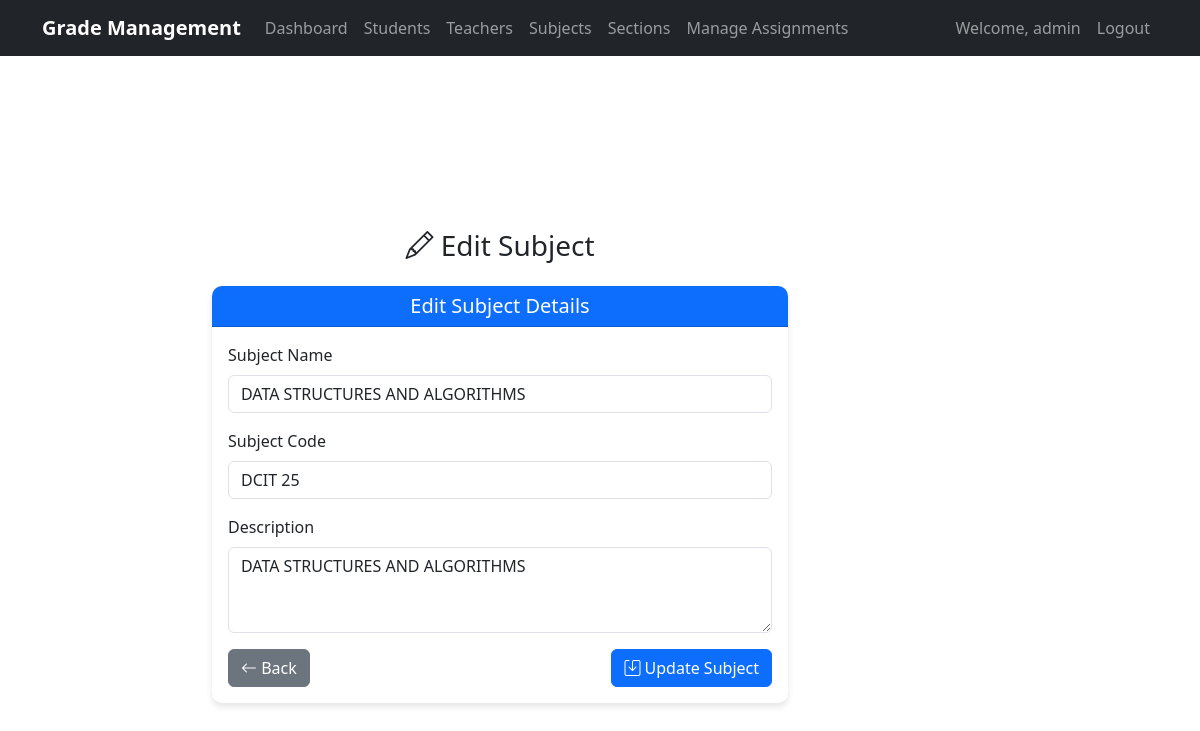
The app's page /admin/edit_subject.php?id=4 (signed in) with its own data.
### tables this page shows
CREATE TABLE `subjects` (
  `subject_id` int(11) NOT NULL,
  `subject_name` varchar(100) NOT NULL,
  `subject_code` varchar(20) NOT NULL,
  `description` text DEFAULT NULL
);

### admin/edit_subject.php (the view, shortened to what this page needs)
<?php
require_once '../config/db.php';
$subject_id = (int) $_GET['id'];
$stmt = $conn->prepare("SELECT * FROM subjects WHERE subject_id = ?");
$stmt->bind_param("i", $subject_id);
$stmt->execute();
$result = $stmt->get_result();
$subject = $result->fetch_assoc();
?>
<!DOCTYPE html>
<html lang="en">
<head>
    <?php include '../includes/header.php'; ?>
</head>
<body>
    <?php include '../includes/navbar.php'; ?>
    <div class="d-flex align-items-center justify-content-center" style="min-height: 100vh;">
        <div class="container" style="max-width: 600px;">
            <div class="row justify-content-center">
                <div class="col-md-12">
                    <h3 class="mb-4 text-center"><i class="bi bi-pencil"></i> Edit Subject</h3>
                    <div class="card">
                        <div class="card-header bg-primary text-white text-center">
                            <h5 class="mb-0">Edit Subject Details</h5>
                        </div>
                        <div class="card-body">
                            <form method="POST">
                                <div class="mb-3">
                                    <label for="subject_name" class="form-label">Subject Name</label>
                                    <input type="text" class="form-control" id="subject_name" name="subject_name"
                                        required value="<?= htmlspecialchars($subject['subject_name']) ?>">
                                </div>
                                <div class="mb-3">
                                    <label for="subject_code" class="form-label">Subject Code</label>
                                    <input type="text" class="form-control" id="subject_code" name="subject_code"
                                        required value="<?= htmlspecialchars($subject['subject_code']) ?>">
                                </div>
                                <div class="mb-3">
                                    <label for="description" class="form-label">Description</label>
                                    <textarea class="form-control" id="description" name="description"
                                        rows="3"><?= htmlspecialchars($subject['description']) ?></textarea>
                                </div>
                                <div class="d-flex justify-content-between">
                                    <a href="manage_subjects.php" class="btn btn-secondary">
                                        <i class="bi bi-arrow-left"></i> Back
                                    </a>
                                    <button type="submit" name="update_subject" class="btn btn-primary">
                                        <i class="bi bi-save"></i> Update Subject
                                    </button>
                                </div>
                            </form>
                        </div>
                    </div>
                </div>
            </div>
        </div>
    </div>
    <?php include '../includes/footer.php'; ?>
</body>
</html>

### includes/header.php (style rules this page uses)
:root { --primary-color: #0d6efd; --secondary-color: #6c757d; --dark-color: #212529; --light-color: #f8f9fa; }
body { padding-top: 56px; font-family: 'Segoe UI', Tahoma, Geneva, Verdana, sans-serif; }
.card { border: none; border-radius: 10px; box-shadow: 0 4px 6px rgba(0, 0, 0, 0.1); margin-bottom: 20px; }
.card-header { background-color: var(--primary-color); color: white; border-radius: 10px 10px 0 0 !important; }

### records on screen
subjects: subject_name "DATA STRUCTURES AND ALGORITHMS", subject_code "DCIT 25", description "DATA STRUCTURES AND ALGORITHMS"

### other values on screen
$_SESSION['username'] "admin"
